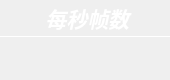
                    <widget class="QFrame" name="Fps_QF_cam">
                     <property name="minimumSize">
                      <size>
                       <width>170</width>
                       <height>80</height>
                      </size>
                     </property>
                     <property name="maximumSize">
                      <size>
                       <width>170</width>
                       <height>80</height>
                      </size>
                     </property>
                     <property name="toolTipDuration">
                      <number>0</number>
                     </property>
                     <property name="styleSheet">
                      <string notr="true">QFrame#Fps_QF_cam{
color: rgb(255, 255, 255);
border-radius: 15px;
background-color: qradialgradient(cx:0, cy:0, radius:1, fx:0.1, fy:0.1, stop:0 rgb(255, 100, 100),  stop:1 rgb(255, 150, 100));
border: 1px outset rgb(255, 125, 100)
}
</string>
                     </property>
                     <!-- <property name="frameShape">
                      <enum>QFrame::StyledPanel</enum>
                     </property> -->
                     <property name="frameShadow">
                      <enum>QFrame::Raised</enum>
                     </property>
                     <layout class="QVBoxLayout" name="verticalLayout_26" stretch="0,2,1">
                      <property name="spacing">
                       <number>0</number>
                      </property>
                      <property name="leftMargin">
                       <number>0</number>
                      </property>
                      <property name="topMargin">
                       <number>0</number>
                      </property>
                      <property name="rightMargin">
                       <number>0</number>
                      </property>
                      <property name="bottomMargin">
                       <number>0</number>
                      </property>
                      <item>
                       <widget class="QFrame" name="Fps_top_cam">
                        <property name="styleSheet">
                         <string notr="true">border:none</string>
                        </property>
                        <!-- <property name="frameShape">
                         <enum>QFrame::StyledPanel</enum>
                        </property> -->
                        <property name="frameShadow">
                         <enum>QFrame::Raised</enum>
                        </property>
                        <layout class="QHBoxLayout" name="horizontalLayout_18">
                         <property name="spacing">
                          <number>0</number>
                         </property>
                         <property name="leftMargin">
                          <number>0</number>
                         </property>
                         <property name="topMargin">
                          <number>3</number>
                         </property>
                         <property name="rightMargin">
                          <number>7</number>
                         </property>
                         <property name="bottomMargin">
                          <number>3</number>
                         </property>
                         <item>
                          <widget class="QLabel" name="label_11">
                           <property name="maximumSize">
                            <size>
                             <width>16777215</width>
                             <height>30</height>
                            </size>
                           </property>
                           <property name="font">
                            <font>
                             <family>Segoe UI</family>
                             <pointsize>16</pointsize>
                             <italic>true</italic>
                             <bold>true</bold>
                            </font>
                           </property>
                           <property name="styleSheet">
                            <string notr="true">color: rgb(255, 255, 255);
padding-left:12px;
font: 700 italic 16pt &quot;Segoe UI&quot;;</string>
                           </property>
                           <property name="midLineWidth">
                            <number>-1</number>
                           </property>
                           <property name="text">
                            <string>每秒帧数</string>
                           </property>
                           <property name="alignment">
                            <set>Qt::AlignCenter</set>
                           </property>
                           <property name="wordWrap">
                            <bool>false</bool>
                           </property>
                           <property name="indent">
                            <number>0</number>
                           </property>
                          </widget>
                         </item>
                        </layout>
                       </widget>
                      </item>
                      <item>
                       <widget class="Line" name="line_8">
                        <property name="maximumSize">
                         <size>
                          <width>16777215</width>
                          <height>1</height>
                         </size>
                        </property>
                        <property name="styleSheet">
                         <string notr="true">background-color: rgb(255, 255, 255);</string>
                        </property>
                        <property name="orientation">
                         <enum>Qt::Horizontal</enum>
                        </property>
                       </widget>
                      </item>
                      <item>
                       <widget class="QFrame" name="Fps_bottom_cam">
                        <property name="styleSheet">
                         <string notr="true">border:none</string>
                        </property>
                        <!-- <property name="frameShape">
                         <enum>QFrame::StyledPanel</enum>
                        </property> -->
                        <property name="frameShadow">
                         <enum>QFrame::Raised</enum>
                        </property>
                        <layout class="QVBoxLayout" name="verticalLayout_27">
                         <property name="spacing">
                          <number>0</number>
                         </property>
                         <property name="leftMargin">
                          <number>0</number>
                         </property>
                         <property name="topMargin">
                          <number>6</number>
                         </property>
                         <property name="rightMargin">
                          <number>0</number>
                         </property>
                         <property name="bottomMargin">
                          <number>6</number>
                         </property>
                         <item alignment="Qt::AlignTop">
                          <widget class="QLabel" name="fps_label_cam">
                           <property name="minimumSize">
                            <size>
                             <width>0</width>
                             <height>30</height>
                            </size>
                           </property>
                           <property name="maximumSize">
                            <size>
                             <width>16777215</width>
                             <height>30</height>
                            </size>
                           </property>
                           <property name="font">
                            <font>
                             <family>Segoe UI</family>
                             <pointsize>17</pointsize>
                             <italic>false</italic>
                             <bold>false</bold>
                             <underline>false</underline>
                            </font>
                           </property>
                           <property name="styleSheet">
                            <string notr="true">color: rgb(255, 255, 255);
font: 17pt &quot;Segoe UI&quot;;</string>
                           </property>
                           <property name="text">
                            <string/>
                           </property>
                           <property name="alignment">
                            <set>Qt::AlignCenter</set>
                           </property>
                          </widget>
                         </item>
                        </layout>
                       </widget>
                      </item>
                     </layout>
                    </widget>
